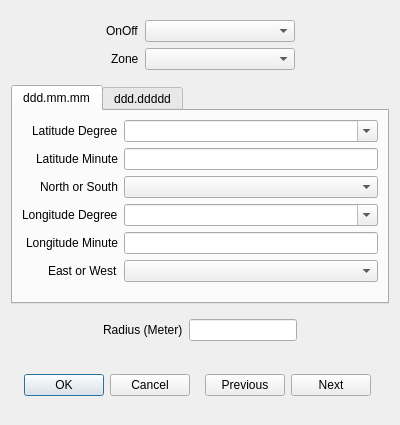
<?xml version="1.0" encoding="UTF-8"?>
<ui version="4.0">
 <class>GpsRoamingDialog</class>
 <widget class="QDialog" name="GpsRoamingDialog">
  <property name="windowModality">
   <enum>Qt::WindowModality::NonModal</enum>
  </property>
  <property name="geometry">
   <rect>
    <x>0</x>
    <y>0</y>
    <width>400</width>
    <height>425</height>
   </rect>
  </property>
  <property name="windowTitle">
   <string>Dialog</string>
  </property>
  <layout class="QVBoxLayout" name="verticalLayout">
   <item>
    <widget class="QWidget" name="widget_3" native="true">
     <layout class="QHBoxLayout" name="horizontalLayout_3">
      <item>
       <spacer name="horizontalSpacer">
        <property name="orientation">
         <enum>Qt::Orientation::Horizontal</enum>
        </property>
        <property name="sizeHint" stdset="0">
         <size>
          <width>40</width>
          <height>20</height>
         </size>
        </property>
       </spacer>
      </item>
      <item>
       <layout class="QFormLayout" name="formLayout">
        <property name="labelAlignment">
         <set>Qt::AlignmentFlag::AlignRight|Qt::AlignmentFlag::AlignTrailing|Qt::AlignmentFlag::AlignVCenter</set>
        </property>
        <item row="0" column="0">
         <widget class="QLabel" name="label">
          <property name="text">
           <string>OnOff</string>
          </property>
         </widget>
        </item>
        <item row="1" column="0">
         <widget class="QLabel" name="label_2">
          <property name="text">
           <string>Zone</string>
          </property>
         </widget>
        </item>
        <item row="0" column="1">
         <widget class="QComboBox" name="onOffCmbx">
          <property name="minimumSize">
           <size>
            <width>150</width>
            <height>0</height>
           </size>
          </property>
         </widget>
        </item>
        <item row="1" column="1">
         <widget class="QComboBox" name="zoneCmbx">
          <property name="minimumSize">
           <size>
            <width>150</width>
            <height>0</height>
           </size>
          </property>
         </widget>
        </item>
       </layout>
      </item>
      <item>
       <spacer name="horizontalSpacer_2">
        <property name="orientation">
         <enum>Qt::Orientation::Horizontal</enum>
        </property>
        <property name="sizeHint" stdset="0">
         <size>
          <width>40</width>
          <height>20</height>
         </size>
        </property>
       </spacer>
      </item>
     </layout>
    </widget>
   </item>
   <item>
    <widget class="QTabWidget" name="tabWidget">
     <property name="enabled">
      <bool>true</bool>
     </property>
     <property name="currentIndex">
      <number>0</number>
     </property>
     <widget class="QWidget" name="tab">
      <attribute name="title">
       <string>ddd.mm.mm</string>
      </attribute>
      <layout class="QVBoxLayout" name="verticalLayout_2">
       <item>
        <layout class="QFormLayout" name="formLayout_3">
         <property name="labelAlignment">
          <set>Qt::AlignmentFlag::AlignRight|Qt::AlignmentFlag::AlignTrailing|Qt::AlignmentFlag::AlignVCenter</set>
         </property>
         <item row="0" column="0">
          <widget class="QLabel" name="label_4">
           <property name="text">
            <string>Latitude Degree</string>
           </property>
          </widget>
         </item>
         <item row="1" column="0">
          <widget class="QLabel" name="label_5">
           <property name="text">
            <string>Latitude Minute</string>
           </property>
          </widget>
         </item>
         <item row="2" column="0">
          <widget class="QLabel" name="label_6">
           <property name="text">
            <string>North or South</string>
           </property>
          </widget>
         </item>
         <item row="3" column="0">
          <widget class="QLabel" name="label_7">
           <property name="text">
            <string>Longitude Degree</string>
           </property>
          </widget>
         </item>
         <item row="4" column="0">
          <widget class="QLabel" name="label_8">
           <property name="text">
            <string>Longitude Minute</string>
           </property>
          </widget>
         </item>
         <item row="5" column="0">
          <widget class="QLabel" name="label_9">
           <property name="text">
            <string>East or West</string>
           </property>
          </widget>
         </item>
         <item row="0" column="1">
          <widget class="QComboBox" name="f1LatitudeDegreeCmbx">
           <property name="enabled">
            <bool>true</bool>
           </property>
           <property name="editable">
            <bool>true</bool>
           </property>
          </widget>
         </item>
         <item row="2" column="1">
          <widget class="QComboBox" name="f1NsCmbx"/>
         </item>
         <item row="3" column="1">
          <widget class="QComboBox" name="f1LongitudeDegreeCmbx">
           <property name="enabled">
            <bool>true</bool>
           </property>
           <property name="editable">
            <bool>true</bool>
           </property>
          </widget>
         </item>
         <item row="5" column="1">
          <widget class="QComboBox" name="f1EwCmbx"/>
         </item>
         <item row="1" column="1">
          <widget class="QLineEdit" name="f1LatitudeMinuteTxt"/>
         </item>
         <item row="4" column="1">
          <widget class="QLineEdit" name="f1LongitudeMinuteTxt"/>
         </item>
        </layout>
       </item>
      </layout>
     </widget>
     <widget class="QWidget" name="tab_2">
      <attribute name="title">
       <string>ddd.ddddd</string>
      </attribute>
      <layout class="QHBoxLayout" name="horizontalLayout_5">
       <item>
        <layout class="QFormLayout" name="formLayout_4">
         <property name="labelAlignment">
          <set>Qt::AlignmentFlag::AlignRight|Qt::AlignmentFlag::AlignTrailing|Qt::AlignmentFlag::AlignVCenter</set>
         </property>
         <item row="0" column="0">
          <widget class="QLabel" name="label_10">
           <property name="text">
            <string>Latitude Degree</string>
           </property>
          </widget>
         </item>
         <item row="1" column="0">
          <widget class="QLabel" name="label_11">
           <property name="text">
            <string>North or South</string>
           </property>
          </widget>
         </item>
         <item row="3" column="0">
          <widget class="QLabel" name="label_12">
           <property name="text">
            <string>Longitude Degree</string>
           </property>
          </widget>
         </item>
         <item row="4" column="0">
          <widget class="QLabel" name="label_13">
           <property name="text">
            <string>East or West</string>
           </property>
          </widget>
         </item>
         <item row="1" column="1">
          <widget class="QComboBox" name="f2NsCmbx"/>
         </item>
         <item row="4" column="1">
          <widget class="QComboBox" name="f2EwCmbx"/>
         </item>
         <item row="0" column="1">
          <widget class="QLineEdit" name="f2LatitudeDegreeTxt"/>
         </item>
         <item row="3" column="1">
          <widget class="QLineEdit" name="f2LongitudeDegreeTxt"/>
         </item>
         <item row="2" column="0">
          <widget class="QLabel" name="label_14">
           <property name="text">
            <string/>
           </property>
          </widget>
         </item>
        </layout>
       </item>
      </layout>
     </widget>
    </widget>
   </item>
   <item>
    <widget class="QWidget" name="widget_4" native="true">
     <layout class="QHBoxLayout" name="horizontalLayout_4">
      <item>
       <spacer name="horizontalSpacer_3">
        <property name="orientation">
         <enum>Qt::Orientation::Horizontal</enum>
        </property>
        <property name="sizeHint" stdset="0">
         <size>
          <width>40</width>
          <height>20</height>
         </size>
        </property>
       </spacer>
      </item>
      <item>
       <layout class="QFormLayout" name="formLayout_2">
        <item row="0" column="0">
         <widget class="QLabel" name="label_3">
          <property name="text">
           <string>Radius (Meter)</string>
          </property>
         </widget>
        </item>
        <item row="0" column="1">
         <widget class="QLineEdit" name="radiusTxt">
          <property name="inputMask">
           <string/>
          </property>
         </widget>
        </item>
       </layout>
      </item>
      <item>
       <spacer name="horizontalSpacer_4">
        <property name="orientation">
         <enum>Qt::Orientation::Horizontal</enum>
        </property>
        <property name="sizeHint" stdset="0">
         <size>
          <width>40</width>
          <height>20</height>
         </size>
        </property>
       </spacer>
      </item>
     </layout>
    </widget>
   </item>
   <item>
    <widget class="QWidget" name="widget" native="true">
     <layout class="QHBoxLayout" name="horizontalLayout_2">
      <item>
       <widget class="QDialogButtonBox" name="buttonBox">
        <property name="orientation">
         <enum>Qt::Orientation::Horizontal</enum>
        </property>
        <property name="standardButtons">
         <set>QDialogButtonBox::StandardButton::Cancel|QDialogButtonBox::StandardButton::Ok</set>
        </property>
       </widget>
      </item>
      <item>
       <widget class="QWidget" name="widget_2" native="true">
        <layout class="QHBoxLayout" name="horizontalLayout">
         <item>
          <widget class="QPushButton" name="prevBtn">
           <property name="text">
            <string>Previous</string>
           </property>
          </widget>
         </item>
         <item>
          <widget class="QPushButton" name="nextBtn">
           <property name="text">
            <string>Next</string>
           </property>
          </widget>
         </item>
        </layout>
       </widget>
      </item>
     </layout>
    </widget>
   </item>
  </layout>
 </widget>
 <tabstops>
  <tabstop>onOffCmbx</tabstop>
  <tabstop>zoneCmbx</tabstop>
  <tabstop>tabWidget</tabstop>
  <tabstop>f1LatitudeDegreeCmbx</tabstop>
  <tabstop>f1LatitudeMinuteTxt</tabstop>
  <tabstop>f1NsCmbx</tabstop>
  <tabstop>f1LongitudeDegreeCmbx</tabstop>
  <tabstop>f1LongitudeMinuteTxt</tabstop>
  <tabstop>f1EwCmbx</tabstop>
  <tabstop>radiusTxt</tabstop>
  <tabstop>prevBtn</tabstop>
  <tabstop>nextBtn</tabstop>
  <tabstop>f2EwCmbx</tabstop>
  <tabstop>f2LatitudeDegreeTxt</tabstop>
  <tabstop>f2LongitudeDegreeTxt</tabstop>
  <tabstop>f2NsCmbx</tabstop>
 </tabstops>
 <resources/>
 <connections>
  <connection>
   <sender>buttonBox</sender>
   <signal>accepted()</signal>
   <receiver>GpsRoamingDialog</receiver>
   <slot>accept()</slot>
   <hints>
    <hint type="sourcelabel">
     <x>248</x>
     <y>254</y>
    </hint>
    <hint type="destinationlabel">
     <x>157</x>
     <y>274</y>
    </hint>
   </hints>
  </connection>
  <connection>
   <sender>buttonBox</sender>
   <signal>rejected()</signal>
   <receiver>GpsRoamingDialog</receiver>
   <slot>reject()</slot>
   <hints>
    <hint type="sourcelabel">
     <x>316</x>
     <y>260</y>
    </hint>
    <hint type="destinationlabel">
     <x>286</x>
     <y>274</y>
    </hint>
   </hints>
  </connection>
 </connections>
</ui>
